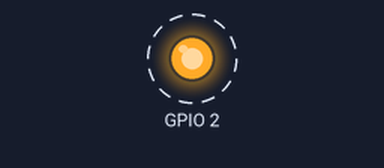
The sketch below on a simulated ESP8266 (NodeMCU). Parts: output pins drawn as LEDs (lit = HIGH). Dashed ring = blinking.

Above: at 0.05 s.
Timing chart, 0 to 3.0 s (numbered marks = the images above):
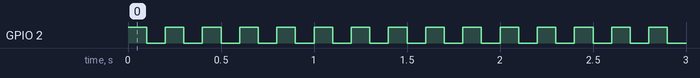

Measured:
- by itself, GPIO 2: alternates HIGH for 0.10 s and LOW for 0.10 s

The sketch:

r_module.ino
```cpp
#include "config.h"
#include <ESP8266WiFi.h>
#include "mqqt_client.h"
#include "sensor.h"

void setup() {
  Serial.begin(115200);
  pinMode(2, OUTPUT);
  InitSensors();
  setupMQTT();

}

void loop() {
  mqttLoop();
  // Set pin HIGH
  digitalWrite(2,HIGH);
  delay(100);
  publishSensorData(SensorsToJson());
  // Set pin LOW
  digitalWrite(2,LOW);
  delay(100);
}
```

mqqt_client.h
```cpp
#ifndef MQTT_CLIENT_H
#define MQTT_CLIENT_H

#include <Arduino.h>

void setupMQTT();
void publishSensorData(String payload);
void mqttLoop();

#endif
```

sensor.h
```cpp
#ifndef sensor_H
#define sensor_H
#include <Arduino.h>


#define DIGITAL_SENSOR_COUNT  5

extern int sensors[DIGITAL_SENSOR_COUNT];
void InitSensors();
String SensorsToJson();

#endif
```

config.h
```cpp
#ifndef CONFIG_H
#define CONFIG_H


extern const char* WIFI_SSID;
extern const char* WIFI_PASSWORD;
extern const char* MQTT_HOST;
extern const int MQTT_PORT;
extern const char* MQTT_USER;
extern const char* MQTT_PASS;
extern const char* MQTT_TOPIC;
extern const char* MODULE_ID;

#endif
```
